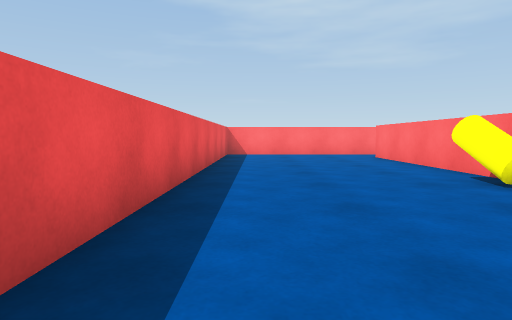
view 1 (above)

16 first-person views from a walk through a 3-D level made in the Unity game engine. The camera is 0.65 m above the floor, tilts 4° down and sees 75° across. The floor is counted in squares, 1 m on a side. Each view is taken from the middle of a square. On the plan, view 1 faces up. The plan holds only what a view shows up to about 10 squares ahead; the rest is blank. The player character is not drawn.

view 2
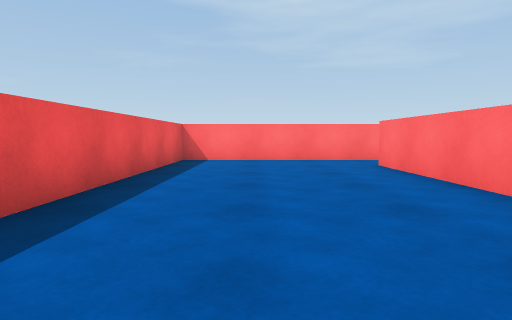

view 3
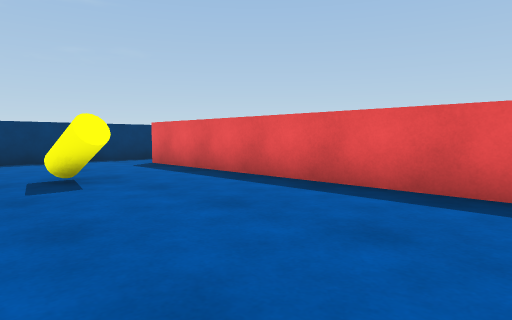

view 4
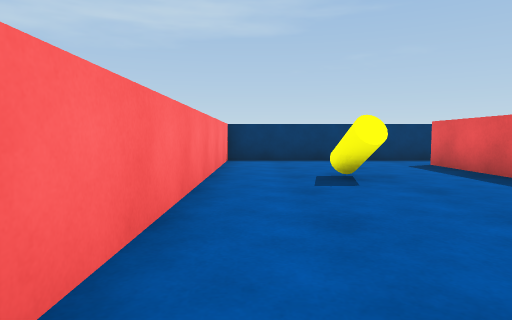

view 5
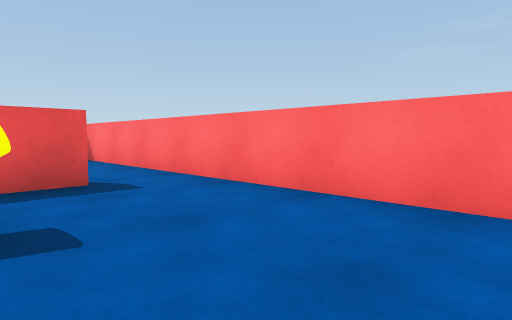

view 6
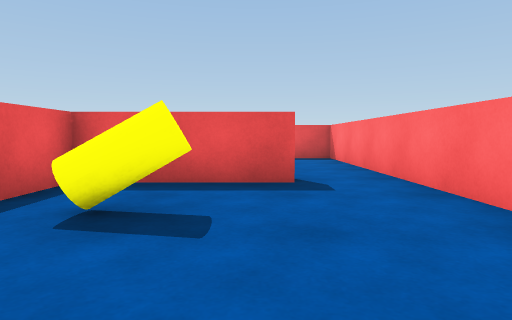

view 7
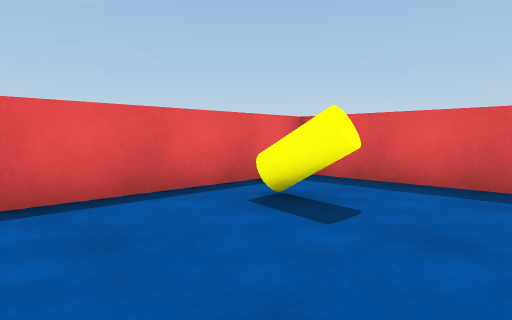

view 8
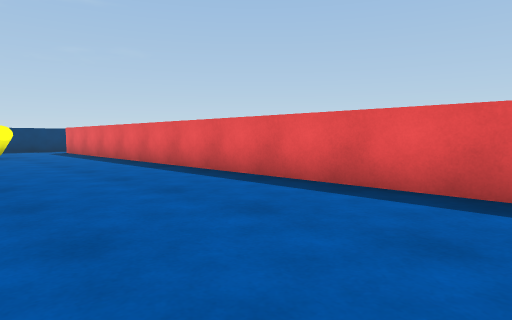

view 9
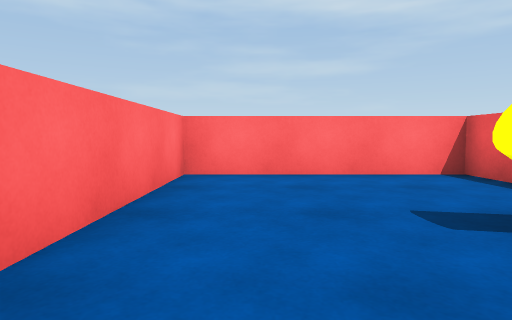

view 10
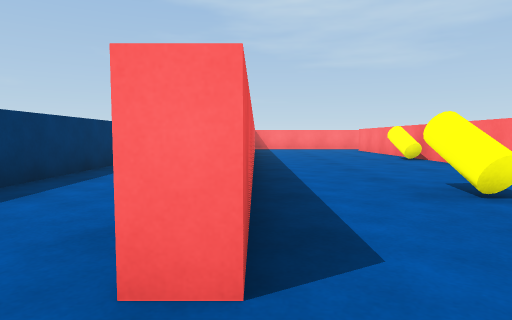

view 11
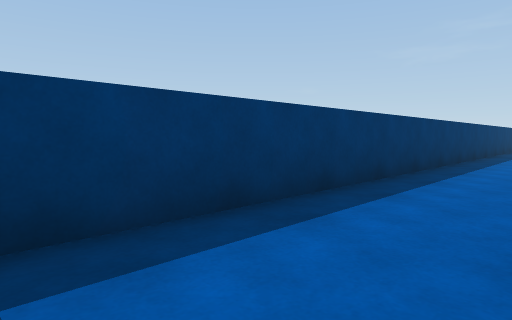

view 12
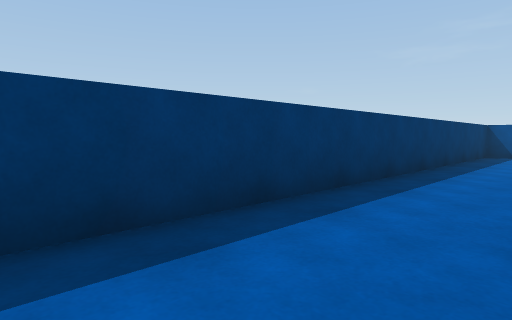

view 13
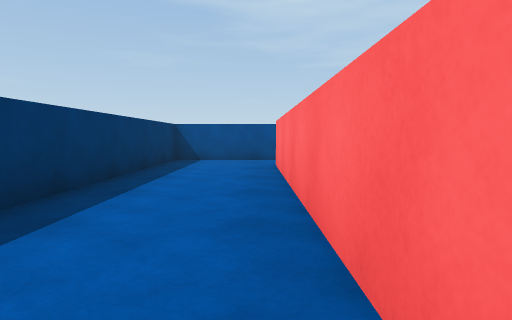

view 14
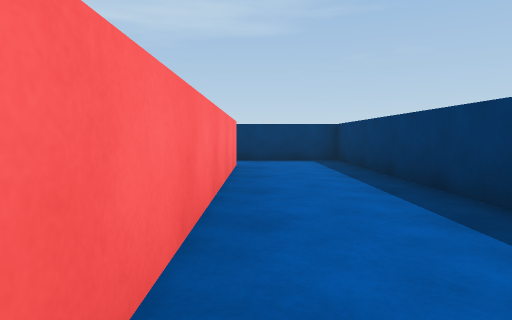

view 15
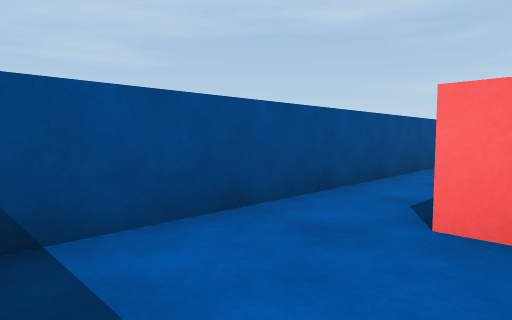

view 16
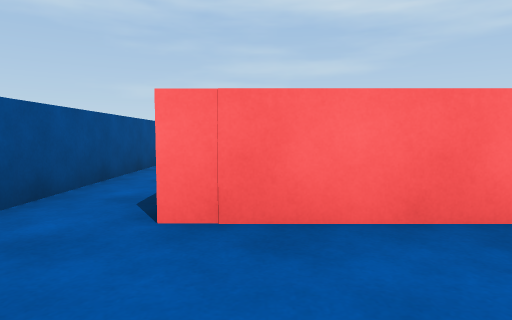

### Floor plan
Points are (right, up) in squares from view 1. A wall is a line through its corners. A room is listed if a view was taken in it or the views show most of it. See-through windows are left out.
Room 1 (views 1, 2, 3, 4, 8, 9)
walls: (-0.5, -5.2) (3.8, -5.2) (3.8, 10.6); (4.5, 12.2) (-1.1, 12.2) (-1.1, -3.7)
ways out: opening at (4, 11) to room 2; opening at (-1, -4.5) to room 3
objects: yellow cylinder (1, -1); yellow cylinder (3, 5)
Room 2 (views 5, 6, 7)
walls: (4.3, 10.6) (4.3, 7.4) (9.7, 7.4) (9.7, 12.2) (4.5, 12.2)
ways out: opening at (4, 11) to room 1
objects: yellow cylinder (6, 9)
Room 3 (views 10, 11, 12, 13, 14, 15, 16)
walls: (-1.5, 5.5) (-1.5, 12.8); (-1.1, -3.7) (-1.5, -3.7) (-1.5, 3.5); (3.5, 14.2) (-4.2, 14.2) (-4.2, -5.2) (-0.5, -5.2)
ways out: opening at (-1, -4.5) to room 1

Positions as (right, up) in squares from view 1, and headings:
1: (0, 0), facing up
2: (1, 3), facing up
3: (3, 4), facing down-left
4: (3, 4), facing down
5: (9, 9), facing up-left
6: (9, 10), facing left
7: (9, 11), facing down-left
8: (3, 11), facing down-left
9: (4, 11), facing right
10: (-1, -5), facing up
11: (-2, -5), facing up-left
12: (-2, 2), facing up-left
13: (-2, 5), facing up
14: (-2, 4), facing down
15: (-4, 12), facing up-right
16: (-4, 12), facing right
